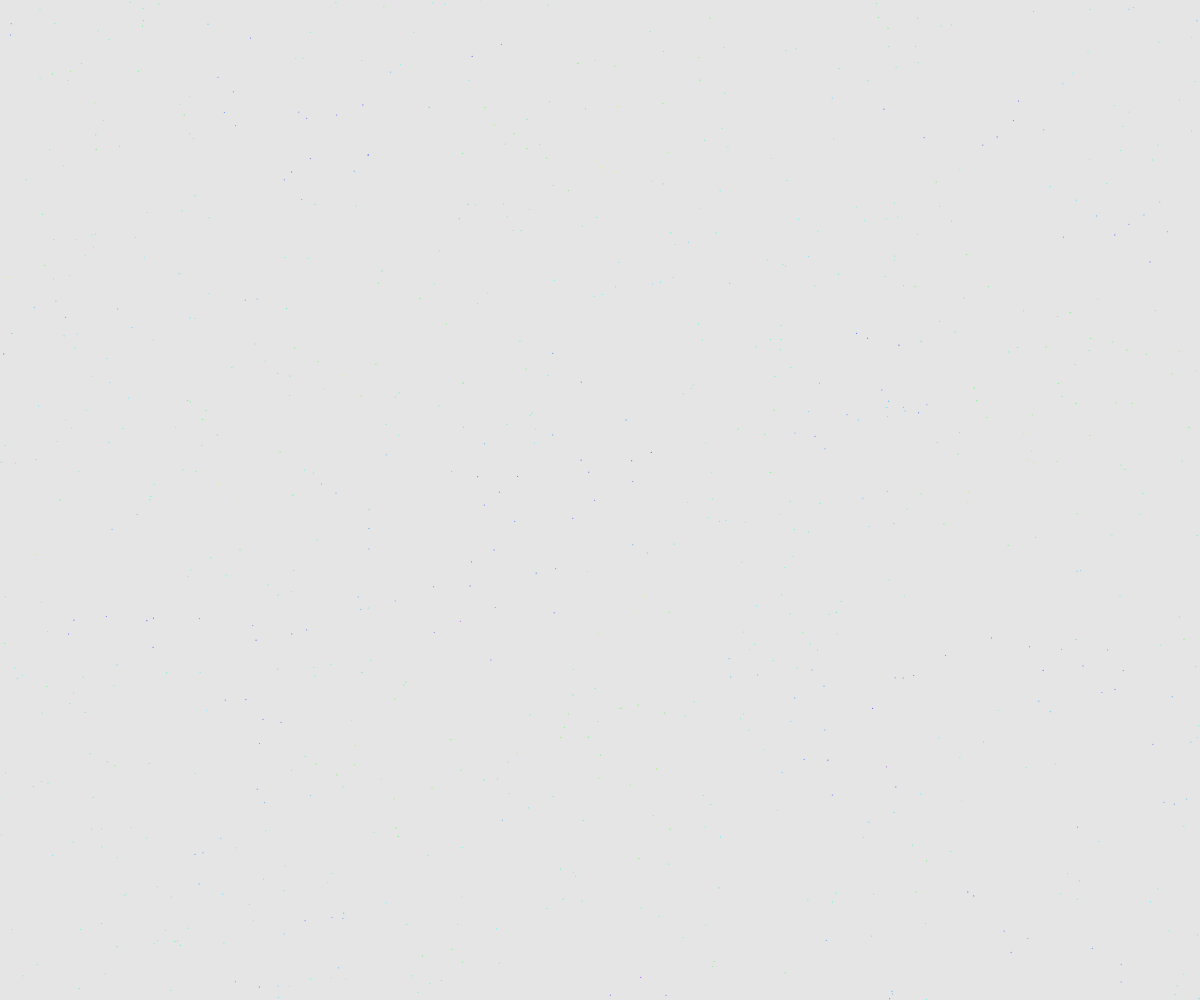
Frame 1 (no input)
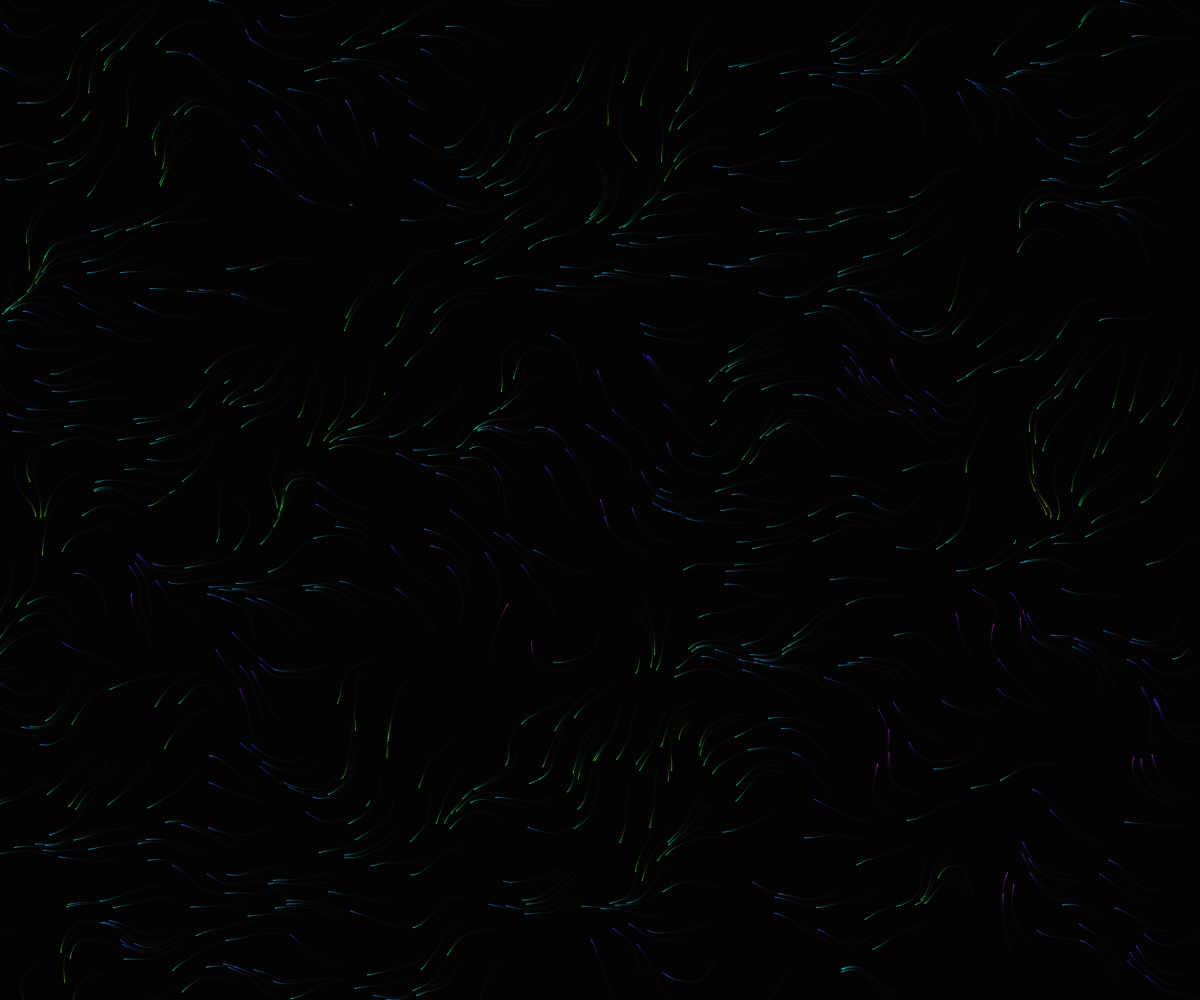
Frame 60 (no input)
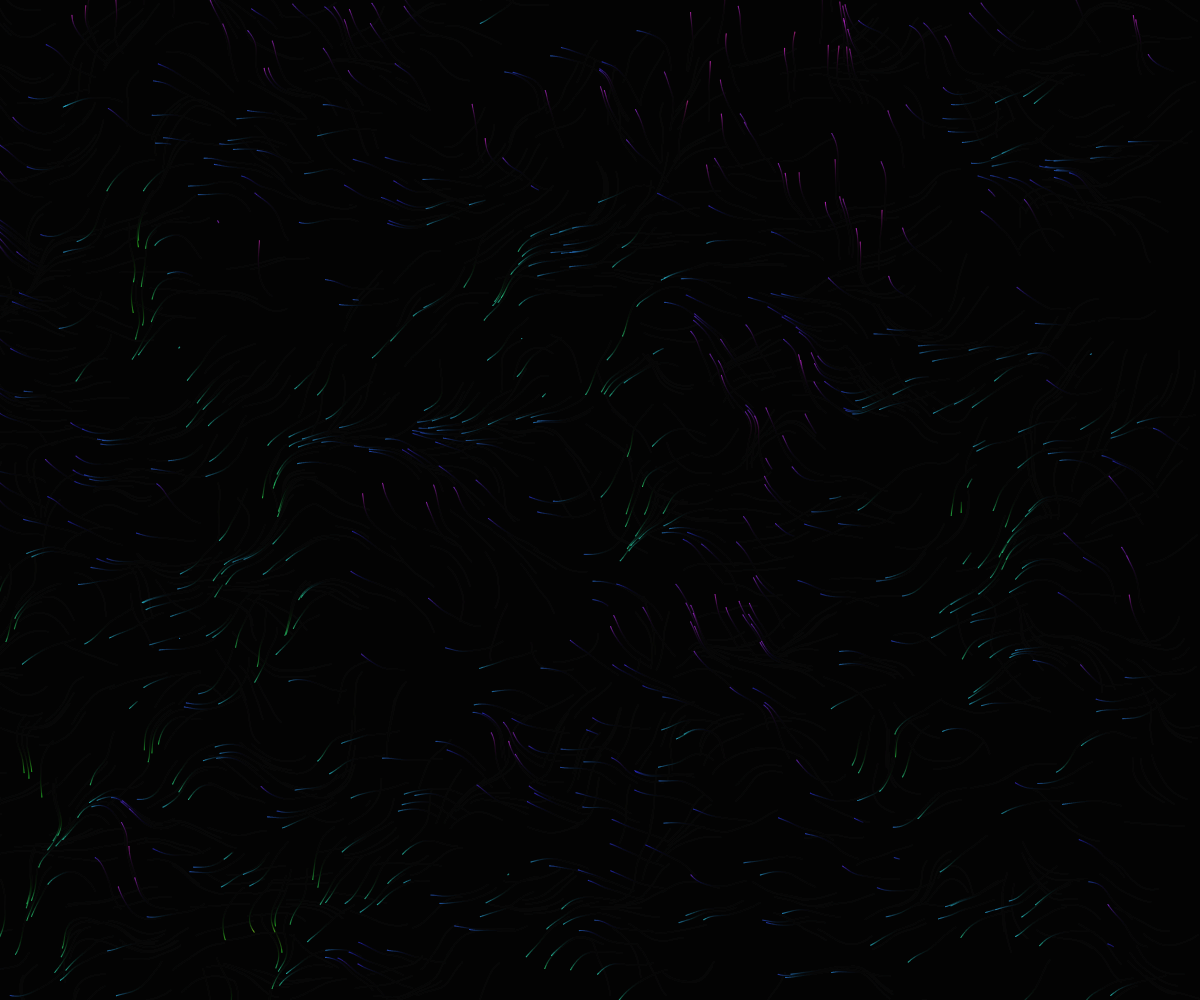
Frame 120 (the mouse pressed at the canvas centre since frame 60)

The p5.js sketch that drew these frames (run headless with seeded random() and noise() and a simulated clock; from frame 60 on, the mouse is pressed at the canvas centre):

// p5.js sketch
// ── sketch.js
let particles = [];
const num = 800;
const noiseScale = 0.008;
let hueOffset = 0;

function setup() {
  createCanvas(windowWidth, windowHeight);
  colorMode(HSB, 360, 100, 100, 100);
  noFill();
  strokeWeight(1.2);
 
  for (let i = 0; i < num; i++) {
    particles.push(createVector(random(width), random(height)));
  }
}

function draw() {
  background(0, 10);
  hueOffset += 0.3; // zachte kleurverandering door de tijd
 
  for (let i = 0; i < particles.length; i++) {
    let p = particles[i];
    let n = noise(p.x * noiseScale, p.y * noiseScale);
    let a = TAU * n;
   
    // beweeg deeltjes
    p.x += cos(a);
    p.y += sin(a);
   
    // kleur op basis van noise + tijd
    let hue = (hueOffset + n * 360) % 360;
    stroke(hue, 80, 100, 70);
    point(p.x, p.y);
   
    // herplaats deeltjes buiten beeld
    if (!onScreen(p)) {
      p.x = random(width);
      p.y = random(height);
    }
  }
}

function mousePressed() {
  // laat de ruis opnieuw ontstaan als je klikt
  noiseSeed(millis());
 
  // visueel effect
  for (let i = 0; i < particles.length; i++) {
    particles[i].add(p5.Vector.random2D().mult(random(50)));
  }
}

function onScreen(v) {
  return v.x >= 0 && v.x <= width && v.y >= 0 && v.y <= height;
}

function windowResized() {
  resizeCanvas(windowWidth, windowHeight);
}

// ── style.css
html, body {
  margin: 0;
  padding: 0;
  background: radial-gradient(circle at center, #0f0c29, #302b63, #24243e);
  overflow: hidden;
  font-family: 'Poppins', sans-serif;
  color: white;
}

canvas {
  display: block;
  filter: blur(0.6px) contrast(1.4);
}

h1 {
  position: absolute;
  top: 20px;
  left: 50%;
  transform: translateX(-50%);
  font-size: 2em;
  text-shadow: 0 0 10px rgba(255,255,255,0.8);
}
